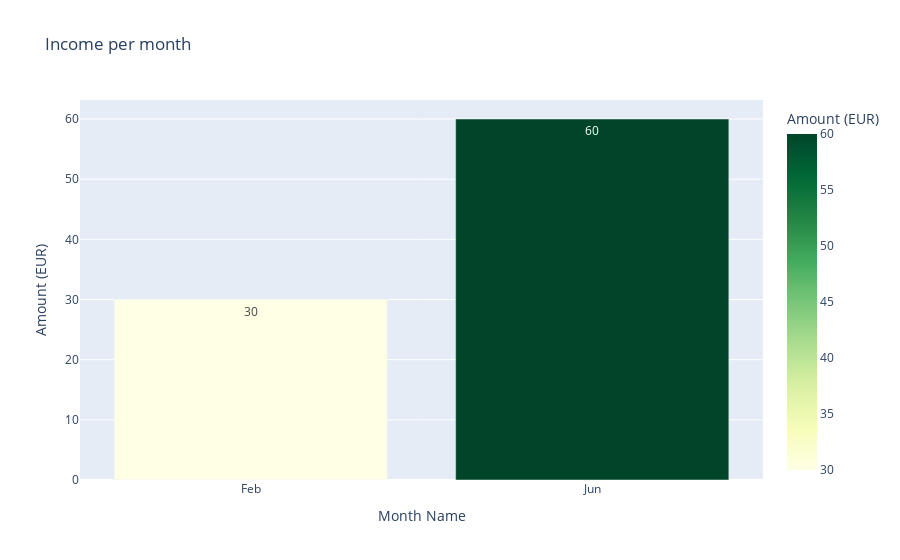

The notebook cell saved with this chart:
### Code cell
income_monthly_2022 = make_monthly_bar_chart(df, 2025, 'Income')
income_monthly_2022

### Figure 1 — Plotly figure (JSON) as saved in the notebook; plotly's stock layout.template omitted (floating-point values rounded to 4 significant figures)
{"data": [{"hovertemplate": "Month Name=%{x}<br>Amount (EUR)=%{marker.color}<extra></extra>", "legendgroup": "", "marker": {"color": [30.0, 60.0], "coloraxis": "coloraxis", "pattern": {"shape": ""}}, "name": "", "orientation": "v", "showlegend": false, "textposition": "auto", "texttemplate": "%{y:.2s}", "type": "bar", "x": ["Feb", "Jun"], "xaxis": "x", "y": [30.0, 60.0], "yaxis": "y"}], "layout": {"barmode": "relative", "coloraxis": {"colorbar": {"title": {"text": "Amount (EUR)"}}, "colorscale": [[0, "rgb(255,255,229)"], [0.125, "rgb(247,252,185)"], [0.25, "rgb(217,240,163)"], [0.375, "rgb(173,221,142)"], [0.5, "rgb(120,198,121)"], [0.625, "rgb(65,171,93)"], [0.75, "rgb(35,132,67)"], [0.875, "rgb(0,104,55)"], [1, "rgb(0,69,41)"]]}, "legend": {"tracegroupgap": 0}, "title": {"text": "Income per month"}, "xaxis": {"anchor": "y", "domain": [0, 1], "title": {"text": "Month Name"}}, "yaxis": {"anchor": "x", "domain": [0, 1], "title": {"text": "Amount (EUR)"}}}}
